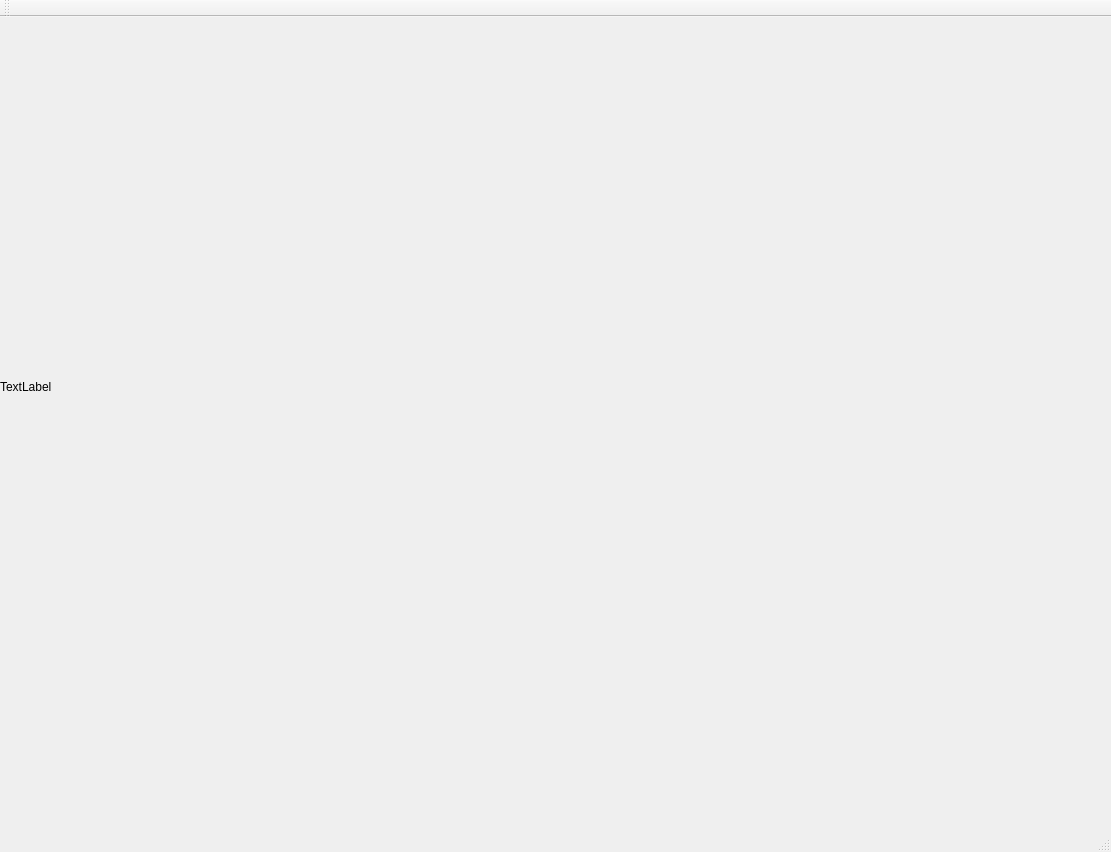
<?xml version="1.0" encoding="UTF-8"?>
<ui version="4.0">
 <class>MainWindow</class>
 <widget class="QMainWindow" name="MainWindow">
  <property name="geometry">
   <rect>
    <x>0</x>
    <y>0</y>
    <width>1111</width>
    <height>852</height>
   </rect>
  </property>
  <property name="windowTitle">
   <string>MainWindow</string>
  </property>
  <widget class="QWidget" name="centralWidget">
   <widget class="QLabel" name="labelImage">
    <property name="geometry">
     <rect>
      <x>0</x>
      <y>10</y>
      <width>960</width>
      <height>720</height>
     </rect>
    </property>
    <property name="text">
     <string>TextLabel</string>
    </property>
   </widget>
  </widget>
  <widget class="QMenuBar" name="menuBar">
   <property name="geometry">
    <rect>
     <x>0</x>
     <y>0</y>
     <width>1111</width>
     <height>25</height>
    </rect>
   </property>
  </widget>
  <widget class="QToolBar" name="mainToolBar">
   <attribute name="toolBarArea">
    <enum>TopToolBarArea</enum>
   </attribute>
   <attribute name="toolBarBreak">
    <bool>false</bool>
   </attribute>
  </widget>
  <widget class="QStatusBar" name="statusBar"/>
 </widget>
 <layoutdefault spacing="6" margin="11"/>
 <resources/>
 <connections/>
</ui>
